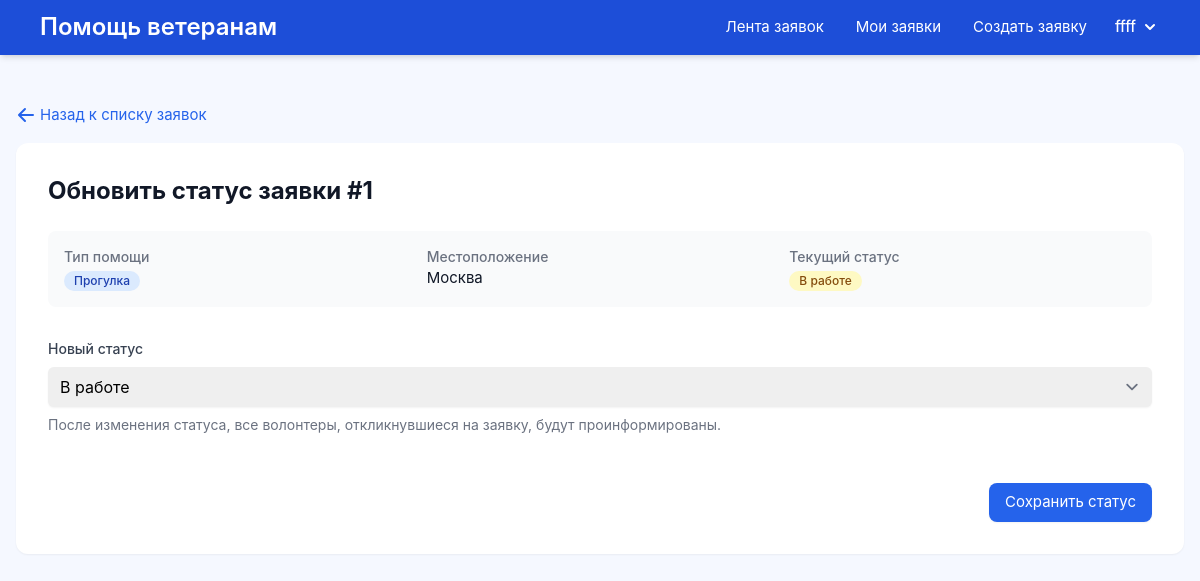
Screenshot of /dashboard/1/status/ (signed in) with the database file from the repository.
### core/models.py (models this page shows, shortened)
class User(AbstractUser):
    ROLE_CHOICES = (
        ('veteran',   'Ветеран'),
        ('volunteer', 'Волонтёр'),
    )
    phone_regex = RegexValidator(
        regex=r'^\+?1?\d{9,15}$',
        message="Формат телефона: '+999999999'. До 15 цифр."
    )
    role = models.CharField(max_length=10, choices=ROLE_CHOICES)
    city = models.CharField("Город проживания", max_length=100)
    phone = models.CharField(
        "Телефон",
        max_length=20,
        validators=[phone_regex],
        blank=False
    )
    def is_veteran(self):
        return self.role == 'veteran'

class HelpRequest(models.Model):
    HELP_TYPES = (
        ('shopping', 'Закупки'),
        ('medical',  'Медпомощь'),
        ('walk',     'Прогулка'),
        ('other',    'Другое'),
    )
    STATUS_CHOICES = (
        ('open',        'Открыта'),
        ('in_progress', 'В работе'),
        ('done',        'Выполнено'),
    )
    veteran = models.ForeignKey(
        settings.AUTH_USER_MODEL,
        on_delete=models.CASCADE,
        related_name='requests'
    )
    help_type   = models.CharField("Тип помощи", max_length=20, choices=HELP_TYPES)
    description = models.TextField(
        "Описание",
        validators=[MinLengthValidator(10)],
        max_length=1000
    )
    location    = models.CharField("Местоположение", max_length=200)
    status      = models.CharField("Статус", max_length=20, choices=STATUS_CHOICES, default='open')
    created_at  = models.DateTimeField(auto_now_add=True)

### core/views.py (the view)
# urls.py: path('dashboard/<int:pk>/status/',views.update_status, name='update_status'),
@login_required
@user_passes_test(lambda u: u.is_veteran())
def update_status(request, pk):
    hr = get_object_or_404(HelpRequest, pk=pk, veteran=request.user)
    if request.method == 'POST':
        new_status = request.POST.get('status')
        if new_status in dict(HelpRequest.STATUS_CHOICES):
            hr.status = new_status
            hr.save()
            return redirect('dashboard')
    return render(request, 'core/update_status.html', {
        'request_obj': hr,
        'choices':     HelpRequest.STATUS_CHOICES
    })

### core/templates/core/update_status.html (shortened to what this page needs)
<!DOCTYPE html>
<html lang="en">
<head>
</head>
<body>
  {% extends 'core/base.html' %}
  {% block content %}
    <div class="py-6">
      <div class="mb-4">
        <a href="{% url 'dashboard' %}" class="text-primary hover:text-primary-dark flex items-center gap-1">
          <svg xmlns="http://www.w3.org/2000/svg" class="h-5 w-5" viewBox="0 0 20 20" fill="currentColor">
            <path fill-rule="evenodd" d="M9.707 16.707a1 1 0 01-1.414 0l-6-6a1 1 0 010-1.414l6-6a1 1 0 011.414 1.414L5.414 9H17a1 1 0 110 2H5.414l4.293 4.293a1 1 0 010 1.414z" clip-rule="evenodd" />
          </svg>
          <span>Назад к списку заявок</span>
        </a>
      </div>
      <div class="bg-white rounded-xl shadow-sm overflow-hidden">
        <div class="p-8">
          <h1 class="text-2xl font-bold text-gray-900 mb-6">Обновить статус заявки #{{ request_obj.pk }}</h1>
          <div class="mb-8 grid grid-cols-1 md:grid-cols-3 gap-4 bg-gray-50 p-4 rounded-lg">
            <div>
              <span class="block text-sm font-medium text-gray-500">Тип помощи</span>
              <span class="inline-flex items-center mt-1 px-2.5 py-0.5 rounded-full text-xs font-medium
                {% if request_obj.help_type == 'shopping' %}bg-green-100 text-green-800
                {% elif request_obj.help_type == 'medical' %}bg-red-100 text-red-800
                {% elif request_obj.help_type == 'walk' %}bg-blue-100 text-blue-800
                {% else %}bg-gray-100 text-gray-800{% endif %}">
                {{ request_obj.get_help_type_display }}
              </span>
            </div>
            <div>
              <span class="block text-sm font-medium text-gray-500">Местоположение</span>
              <span class="block text-gray-900">{{ request_obj.location }}</span>
            </div>
            <div>
              <span class="block text-sm font-medium text-gray-500">Текущий статус</span>
              <span class="inline-flex items-center mt-1 px-2.5 py-0.5 rounded-full text-xs font-medium
                {% if request_obj.status == 'open' %}bg-blue-100 text-blue-800
                {% elif request_obj.status == 'in_progress' %}bg-yellow-100 text-yellow-800
                {% else %}bg-green-100 text-green-800{% endif %}">
                {{ request_obj.get_status_display }}
              </span>
            </div>
          </div>
          <form method="post" class="space-y-6">
            <div class="flex flex-col space-y-2">
              <label for="status" class="block text-sm font-medium text-gray-700">
                Новый статус
              </label>
              <select
                name="status"
                id="status"
                class="mt-1 block w-full pl-3 pr-10 py-2 text-base border-gray-300 focus:outline-none focus:ring-primary focus:border-primary rounded-md shadow-sm"
              >
                {% for code, label in choices %}
                  <option value="{{ code }}" {% if request_obj.status == code %}selected{% endif %}>
                    {{ label }}
                  </option>
                {% endfor %}
              </select>
              <p class="mt-2 text-sm text-gray-500">
                После изменения статуса, все волонтеры, откликнувшиеся на заявку, будут проинформированы.
              </p>
            </div>
            <div class="flex justify-end pt-6">
              <button type="submit" class="px-4 py-2 bg-primary hover:bg-primary-dark text-white rounded-lg shadow-sm transition-colors">
                Сохранить статус
              </button>
            </div>
          </form>
        </div>
      </div>
    </div>
  {% endblock %}

### core/templates/core/base.html (shortened to what this page needs)
<!DOCTYPE html>
<html lang="ru">
<head>
    <script src="https://cdn.tailwindcss.com"></script>
</head>
<body>
    <div class="fixed top-0 left-0 w-full z-10">
        <nav class="flex justify-between items-center bg-primary-dark px-10 py-2.5 shadow-md">
            <a href="{% url 'request_list' %}" class="block font-semibold text-2xl text-white">Помощь ветеранам</a>
            <div class="flex items-center space-x-4">
                {% if user.is_authenticated %}
                    <div class="flex items-center text-white">
                        <a href="{% url 'request_list' %}" class="px-4 py-1.5 transition-colors hover:bg-primary/80 rounded-lg">Лента заявок</a>
                        {% if user.is_veteran %}
                            <a href="{% url 'dashboard' %}" class="px-4 py-1.5 transition-colors hover:bg-primary/80 rounded-lg">Мои заявки</a>
                            <a href="{% url 'create_request' %}" class="px-4 py-1.5 transition-colors hover:bg-primary/80 rounded-lg">Создать заявку</a>
                        {% endif %}
                        <div class="relative group ml-3">
                            <button class="flex items-center text-white font-medium">
                                <span class="mr-1">{{ user.username }}</span>
                                <svg xmlns="http://www.w3.org/2000/svg" class="h-5 w-5" viewBox="0 0 20 20" fill="currentColor">
                                    <path fill-rule="evenodd" d="M5.293 7.293a1 1 0 011.414 0L10 10.586l3.293-3.293a1 1 0 111.414 1.414l-4 4a1 1 0 01-1.414 0l-4-4a1 1 0 010-1.414z" clip-rule="evenodd" />
                                </svg>
                            </button>
                        </div>
                    </div>
                {% endif %}
            </div>
        </nav>
    </div>
    <div class="container content-container">
        {% block content %}{% endblock %}
    </div>
</body>
</html>

### core/templates/core/base.html (style rules this page uses)
body { min-height: 100vh; font-family: 'Inter', -apple-system, BlinkMacSystemFont, 'Segoe UI', Roboto, Oxygen, Ubuntu, Cantarell, 'Fira Sans', 'Droid Sans', 'Helvetica Neue', sans-serif; font-size: 15px; text-rendering: optimizeLegibility; background-color: #F5F8FF; }
.container { max-width: 1200px; margin: 0 auto; padding: 0 1rem; }
.content-container { padding-top: 80px; }

### core/templates/core/update_status.html (style rules this page uses)
select { background-position: right 0.5rem center; background-repeat: no-repeat; background-size: 1.5em 1.5em; padding-right: 2.5rem; -webkit-print-color-adjust: exact; print-color-adjust: exact; appearance: none; }

### rows the page displays
User: username "ffff"
HelpRequest: pk "1", help_type "Прогулка", location "Москва", status "В работе"
